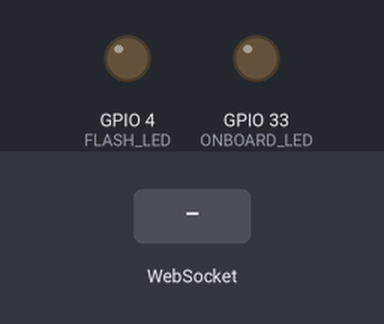
Simulated run of this sketch. Board: ESP32. On the bench: output pins drawn as LEDs (lit = HIGH). The inputs (shaded band) are chosen by the test bench. WiFi joins after 1.5 s; servers stay silent unless stated; the camera gives no picture; what the sketch prints to the serial monitor is not drawn.

Above: at 3.0 s.
3.1 s: WebSocket text "FLASH_ON" received
At 4.1 s:
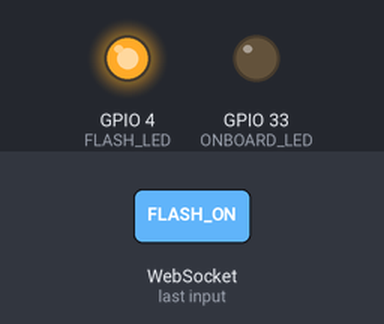
4.6 s: WebSocket text "FLASH_OFF" received
At 6.0 s:
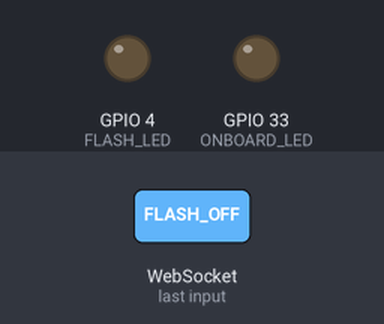
Timing chart, 0 to 7.6 s (numbered marks = the images above; inputs shaded):
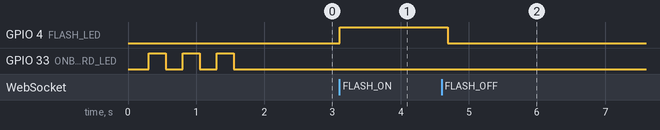

Measured:
- after the input at 3.1 s, GPIO 4 (FLASH_LED): LOW → HIGH at once
- after the input at 4.6 s, GPIO 4 (FLASH_LED): HIGH → LOW after 0.09 s

The sketch:

esp32cam-camera-stream.ino
```cpp
#include <WiFi.h>
#include <WebSocketsClient.h>
#include "esp_camera.h"
#include "soc/soc.h"
#include "soc/rtc_cntl_reg.h"

// AI Thinker ESP32-CAM pinout
#define PWDN_GPIO_NUM     32
#define RESET_GPIO_NUM    -1
#define XCLK_GPIO_NUM      0
#define SIOD_GPIO_NUM     26
#define SIOC_GPIO_NUM     27
#define Y9_GPIO_NUM       35
#define Y8_GPIO_NUM       34
#define Y7_GPIO_NUM       39
#define Y6_GPIO_NUM       36
#define Y5_GPIO_NUM       21
#define Y4_GPIO_NUM       19
#define Y3_GPIO_NUM       18
#define Y2_GPIO_NUM        5
#define VSYNC_GPIO_NUM    25
#define HREF_GPIO_NUM     23
#define PCLK_GPIO_NUM     22

#define ONBOARD_LED 33
#define FLASH_LED    4

int TEAM_NO = 100; // set this per robot

const char* ssid = "UNT Robotics Botathon";
const char* password = "untrobotics";

WebSocketsClient webSocket;

bool wsConnected = false;

void webSocketEvent(WStype_t type, uint8_t* payload, size_t len) {
  switch (type) {
    case WStype_CONNECTED: {
      wsConnected = true;
      char s[20];
      sprintf(s, "CAMERA_TEAM_%d", TEAM_NO);
      webSocket.sendTXT(s);
      Serial.printf("WS_CONNECTED: %s\n", s);
      break;
    }
    case WStype_DISCONNECTED:
      wsConnected = false;
      Serial.println("WS_DISCONNECTED");
      break;
    case WStype_TEXT: {
      String cmd = String((char*)payload);
      if (cmd == "FLASH_ON")  digitalWrite(FLASH_LED, HIGH);
      else if (cmd == "FLASH_OFF") digitalWrite(FLASH_LED, LOW);
      break;
    }
    default:
      break;
  }
}

void initCamera() {
  camera_config_t cfg;
  cfg.ledc_channel = LEDC_CHANNEL_0;
  cfg.ledc_timer   = LEDC_TIMER_0;
  cfg.pin_d0       = Y2_GPIO_NUM;
  cfg.pin_d1       = Y3_GPIO_NUM;
  cfg.pin_d2       = Y4_GPIO_NUM;
  cfg.pin_d3       = Y5_GPIO_NUM;
  cfg.pin_d4       = Y6_GPIO_NUM;
  cfg.pin_d5       = Y7_GPIO_NUM;
  cfg.pin_d6       = Y8_GPIO_NUM;
  cfg.pin_d7       = Y9_GPIO_NUM;
  cfg.pin_xclk     = XCLK_GPIO_NUM;
  cfg.pin_pclk     = PCLK_GPIO_NUM;
  cfg.pin_vsync    = VSYNC_GPIO_NUM;
  cfg.pin_href     = HREF_GPIO_NUM;
  cfg.pin_sccb_sda = SIOD_GPIO_NUM;
  cfg.pin_sccb_scl = SIOC_GPIO_NUM;
  cfg.pin_pwdn     = PWDN_GPIO_NUM;
  cfg.pin_reset    = RESET_GPIO_NUM;
  cfg.xclk_freq_hz = 20000000;
  cfg.pixel_format = PIXFORMAT_JPEG;
  cfg.frame_size   = FRAMESIZE_VGA;
  cfg.jpeg_quality = 12;

  if (psramFound()) {
    cfg.fb_count = 2;
    cfg.fb_location = CAMERA_FB_IN_PSRAM;
    cfg.grab_mode = CAMERA_GRAB_LATEST;
  } else {
    cfg.fb_count = 1;
    cfg.fb_location = CAMERA_FB_IN_DRAM;
    cfg.grab_mode = CAMERA_GRAB_WHEN_EMPTY;
    Serial.println("WARN_NO_PSRAM");
  }

  esp_err_t err = esp_camera_init(&cfg);
  if (err != ESP_OK) {
    Serial.printf("ERR_CAMERA_INIT_0x%x\n", err);
    while (true) delay(1000);
  }
}

void setup() {
  WRITE_PERI_REG(RTC_CNTL_BROWN_OUT_REG, 0); // disable brownout

  pinMode(ONBOARD_LED, OUTPUT);
  pinMode(FLASH_LED, OUTPUT);

  Serial.begin(115200);
  Serial.setDebugOutput(false);
  Serial.println("ESP32CAM_INIT");

  initCamera();

  WiFi.begin(ssid, password);
  while (WiFi.status() != WL_CONNECTED) {
    Serial.print(".");
    digitalWrite(ONBOARD_LED, HIGH);
    delay(250);
    digitalWrite(ONBOARD_LED, LOW);
    delay(250);
  }
  Serial.println(WiFi.localIP());

  webSocket.begin("untrobotics.com", 81, "/video", "video");
  webSocket.onEvent(webSocketEvent);
  webSocket.setReconnectInterval(2000);
}

void loop() {
  webSocket.loop();

  if (!wsConnected) {
    delay(5);
    return;
  }

  camera_fb_t* fb = esp_camera_fb_get();
  if (!fb) {
    Serial.println("ERR_FB_GET");
    delay(10);
    return;
  }

  // send the JPEG as a binary WS frame; relay pipes it straight into ffmpeg stdin
  webSocket.sendBIN(fb->buf, fb->len);
  esp_camera_fb_return(fb);

  delay(33); // ~30fps cap
}
```
